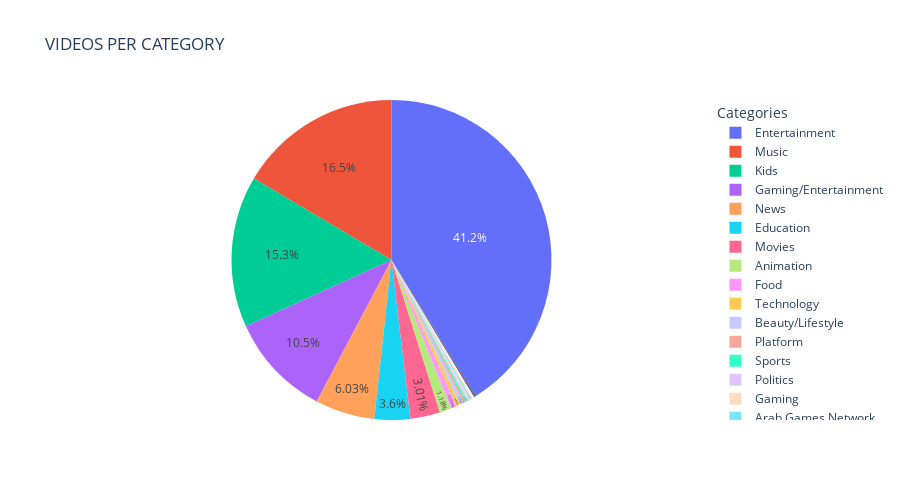
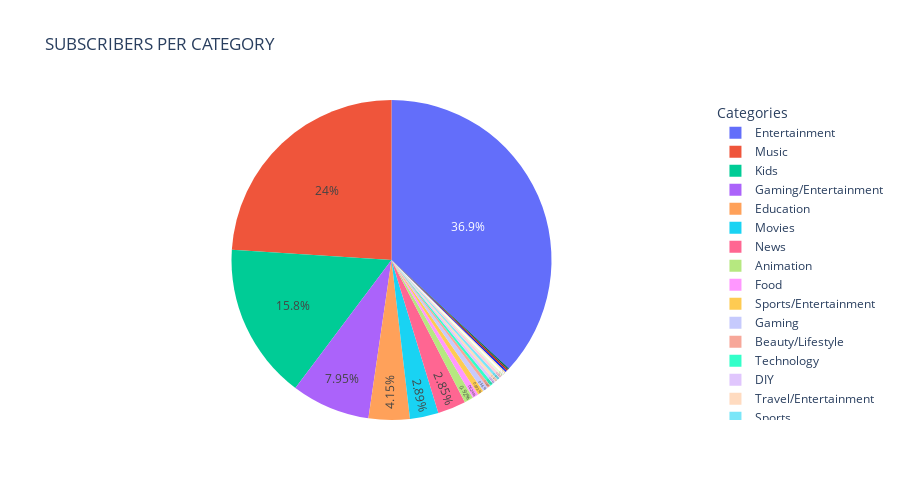
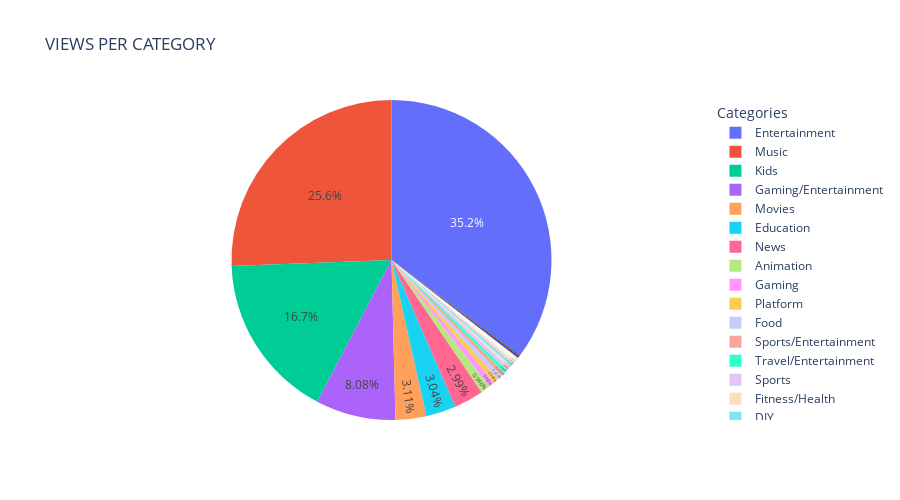

The cell these charts' notebook holds for them, in order:
### Code cell
for col in numeric_features.columns:
    fig = px.pie(
        numeric_features, values=col, names=categories, height=500, title=f"{col} PER CATEGORY"
    )
    fig.update_traces(textposition="inside")
    fig.update_layout(legend_title_text="Categories")
    fig.show()

### Figure 1 — Plotly figure (JSON) as saved in the notebook; plotly's stock layout.template omitted (floating-point values rounded to 4 significant figures; data arrays with more than 128 entries replaced by an {"elided": "..."} marker saying what was removed)
{"data": [{"domain": {"x": [0, 1], "y": [0, 1]}, "hovertemplate": "label=%{label}<br>VIDEOS=%{value}<extra></extra>", "labels": {"elided": "485 str values"}, "legendgroup": "", "name": "", "showlegend": true, "textposition": "inside", "type": "pie", "values": {"elided": "485 int values"}}], "layout": {"height": 500, "legend": {"title": {"text": "Categories"}, "tracegroupgap": 0}, "title": {"text": "VIDEOS PER CATEGORY"}}}

### Figure 2 — Plotly figure (JSON) as saved in the notebook; plotly's stock layout.template omitted (floating-point values rounded to 4 significant figures; data arrays with more than 128 entries replaced by an {"elided": "..."} marker saying what was removed)
{"data": [{"domain": {"x": [0, 1], "y": [0, 1]}, "hovertemplate": "label=%{label}<br>SUBSCRIBERS=%{value}<extra></extra>", "labels": {"elided": "485 str values"}, "legendgroup": "", "name": "", "showlegend": true, "textposition": "inside", "type": "pie", "values": {"elided": "485 int values"}}], "layout": {"height": 500, "legend": {"title": {"text": "Categories"}, "tracegroupgap": 0}, "title": {"text": "SUBSCRIBERS PER CATEGORY"}}}

### Figure 3 — Plotly figure (JSON) as saved in the notebook; plotly's stock layout.template omitted (floating-point values rounded to 4 significant figures; data arrays with more than 128 entries replaced by an {"elided": "..."} marker saying what was removed)
{"data": [{"domain": {"x": [0, 1], "y": [0, 1]}, "hovertemplate": "label=%{label}<br>VIEWS=%{value}<extra></extra>", "labels": {"elided": "485 str values"}, "legendgroup": "", "name": "", "showlegend": true, "textposition": "inside", "type": "pie", "values": {"elided": "485 int values"}}], "layout": {"height": 500, "legend": {"title": {"text": "Categories"}, "tracegroupgap": 0}, "title": {"text": "VIEWS PER CATEGORY"}}}
